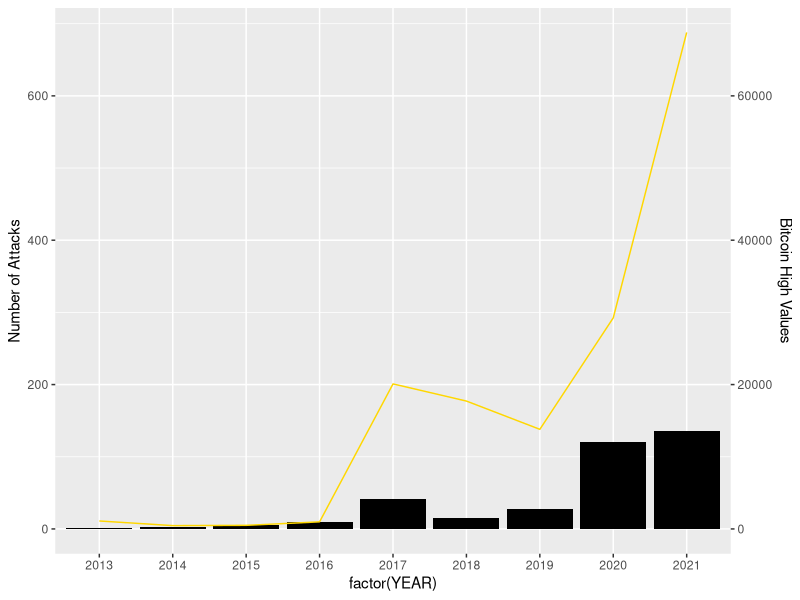

This figure's R source:
## ---- chunk 1
knitr::opts_chunk$set(echo = TRUE)
## ---- chunk 2
library(tidyverse)
library(dplyr)
library(ggplot2)
RA <- read.csv("Ransomware Attacks - Ransomware Attacks.csv") #Ransomware Attacks
bitcoinHigh <- read.csv("bitcoinHighPrice.csv") #for bitcoin cost graph
## ---- chunk 3
glimpse(RA)
## ---- chunk 4








## ---- chunk 5

avgRansomCost <- RA %>% summarise(requested = mean(ransom.cost, na.rm = T))
avgRansomPaid <- RA %>% filter(ransom.paid == "ransom paid") %>%  summarise(paid = mean(ransom.cost, na.rm = T))
avgRansomUnpaid <- RA %>% filter(ransom.paid == "refused") %>%  summarise(refused = mean(ransom.cost, na.rm = T))

print("The average of all known ransom requests(in millions USD")
avgRansomCost
print("The average of paid ransoms(in millions USD)")
avgRansomPaid
print("The average of refused ransoms(in millionsUSD)")
avgRansomUnpaid

## ---- chunk 6

combinedData <- merge(RA, bitcoinHigh, by = "YEAR")


combinedPlot <- ggplot(combinedData, aes(x = factor(YEAR))) +
  geom_bar(aes(y = ..count..), fill = "black") +  
  geom_line(aes(y = high * .01, group = 1), color = "gold") +  
  scale_y_continuous(
    name = "Number of Attacks",
    sec.axis = sec_axis(~.*100, name = "Bitcoin High Values"),
    
  )

combinedPlot

